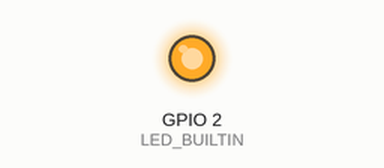
Bench run of a program on a simulated ESP8266 (NodeMCU). Shown: output pins drawn as LEDs (lit = HIGH, except the on-board LED, lit = LOW). Dashed ring = blinking. WiFi joins after 1.5 s; servers stay silent unless stated; no MQTT or app messages arrive unless stated; not simulated (calls return 0 or success): Credential.h; names the files do not define were given values by the test bench: mqttPort = 1883.

Above: at 1.2 s.
At 2.59 s:
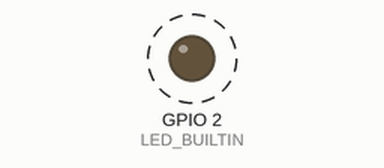
Timing chart, 0 to 3.5 s (numbered marks = the images above):
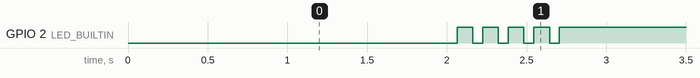

Measured:
- by itself, GPIO 2 (LED_BUILTIN): alternates HIGH for 0.10 s and LOW for 0.06 s, 9 changes in all, then stays HIGH

The program:

main.cpp
```cpp
#include <Arduino.h>
#include <ESP8266WiFi.h>  // wifi board
#include <PubSubClient.h> // MQTT
#include <Adafruit_Sensor.h>
#include <DHT.h>
#include <DHT_U.h>
#include "Credential.h"   // id wifi + mqtt

#define PIN_DHT 0 // relay board linked on GPIO0
#define ESP_NAME "ESP_DHT22"

const int N = 15;
const int period = 1000 * 60 * N; // (1 minute = 1 s * 60) * N minutes

DHT dht(PIN_DHT, DHT22);
long lastMeasure = 0;

WiFiClient espClient;
PubSubClient clientMQTT(mqttServer, mqttPort, espClient);

void blinkLED(int nb)
{
  for (int i = 0; i < nb; i++)
  {
    digitalWrite(LED_BUILTIN, LOW);
    delay(60);
    digitalWrite(LED_BUILTIN, HIGH);

    if (i < nb - 1)
      delay(100);
  }
}

void connectWifi()
{
  // wifi
  if (WiFi.status() != WL_CONNECTED)
  {
    WiFi.begin(ssid, password);

    if (WiFi.waitForConnectResult() != WL_CONNECTED)
      ;

    // WiFi connected -> LED_BUILTIN shutdown
    blinkLED(5);
  }
  delay(100);
  // mqtt
  if (!clientMQTT.connected())
  {
    if (clientMQTT.connect(ESP_NAME, mqttUser, mqttPassword))
      ;
    else
    {
      delay(5e3);
    }
  }
  delay(100);
}

void publish()
{
  // Publishes new temperature and humidity every 15 mn (15*60*1000)
  if (millis() - lastMeasure > period)
  {
    lastMeasure = millis();
    // Sensor readings may also be up to 2 seconds 'old' (its a very slow sensor)
    float h = dht.readHumidity();
    // Read temperature as Celsius (the default)
    float t = dht.readTemperature();

    // Check if any reads failed and exit early (to try again).
    if (isnan(h) || isnan(t))
    {
      Serial.println("Failed to read from DHT sensor!");
      return;
    }

    // Computes temperature values in Celsius
    float hic = dht.computeHeatIndex(t, h, false);
    static char temperatureTemp[7];
    dtostrf(hic, 6, 2, temperatureTemp);

    static char humidityTemp[7];
    dtostrf(h, 6, 2, humidityTemp);

    // Publishes Temperature and Humidity values
    clientMQTT.publish("jardin/temperature", temperatureTemp);
    clientMQTT.publish("jardin/humidity", humidityTemp);
  }
}

void setup()
{
  Serial.begin(115200);
  delay(100);
  pinMode(LED_BUILTIN, OUTPUT);
  digitalWrite(LED_BUILTIN, LOW);
  delay(100);
  dht.begin();
  delay(100);
  // init wifi
  WiFi.mode(WIFI_STA);
  WiFi.setHostname(ESP_NAME);
  delay(100);
  // init mqtt
  clientMQTT.setServer(mqttServer, mqttPort);
  delay(100);
}

void loop()
{
  if (!clientMQTT.connected())
  {
    connectWifi();
  }
  clientMQTT.loop();
}
```
